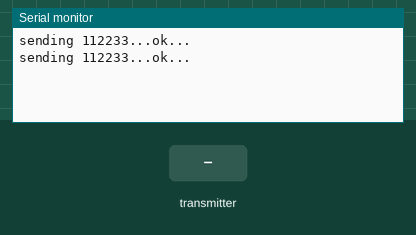
A sketch run on a simulated Arduino Uno, built with avr-gcc and run on an emulated ATmega328P. Shown: the last lines printed to the serial monitor. The inputs (shaded band) are chosen by the test bench. No radio packets arrive unless stated.

Above: at 4.1 s.
4.2 s: the transmitter starts sending got_time = 0
At 5.5 s:
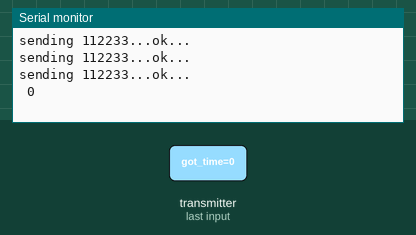
8.2 s: the transmitter starts sending got_time = 256
At 9.1 s:
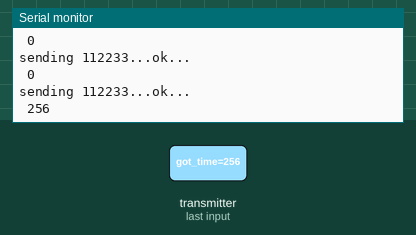

The sketch:

teste_RF24.ino
```cpp
// (licence header left out)
/**
 * Example RF Radio Ping Pair
 *
 * This is an example of how to use the RF24 class.  Write this sketch to two different nodes,
 * connect the role_pin to ground on one.  The ping node sends the current time to the pong node,
 * which responds by sending the value back.  The ping node can then see how long the whole cycle
 * took.
 */

#include <SPI.h>
#include "nRF24L01.h"
#include "RF24.h"
#include "printf.h"


RF24 radio(9,10);
boolean SendDone = 0;

void setup(void)
{
  Serial.begin(57600);
  printf_begin();
  radio.begin();
  radio.setRetries(15,15);
  radio.setPayloadSize(8);
  radio.setChannel(0x40);
  radio.openWritingPipe(0x111);
  radio.openReadingPipe(1,0x222);
  radio.startListening();
  radio.printDetails();


}

void loop(void)
{
  delay (800);
  radio.stopListening();


    unsigned long time = 112233;
    printf("sending %lu...",time);
    bool ok = radio.write( &time, sizeof(unsigned long) );


    if (ok)
      {
      printf("ok...\n\r");
      SendDone = 1;
      }
    else
      {
      printf("failed.\n\r");
      SendDone = 1;
      }


  if ( SendDone == 1 )
      {
       delay (800);
       radio.startListening();

        if ( radio.available() )
           {
           unsigned long got_time;
           radio.read( &got_time, sizeof(unsigned long) );
           printf(" %lu\n\r",got_time);
           }
        SendDone = 0;
     }
      delay(100);
}
```

printf.h
```cpp
// (licence header left out)
/**
 * @file printf.h
 *
 * Setup necessary to direct stdout to the Arduino Serial library, which
 * enables 'printf'
 */

#ifndef __PRINTF_H__
#define __PRINTF_H__

#ifdef ARDUINO

int serial_putc( char c, FILE * )
{
  Serial.write( c );

  return c;
}

void printf_begin(void)
{
  fdevopen( &serial_putc, 0 );
}

#else
#error This example is only for use on Arduino.
#endif // ARDUINO

#endif // __PRINTF_H__
```

Measured:
- after the input at 4.2 s, the serial monitor: prints a new line after 0.81 s (image 1)
- after the input at 8.2 s, the serial monitor: prints a new line after 0.22 s (image 2)
